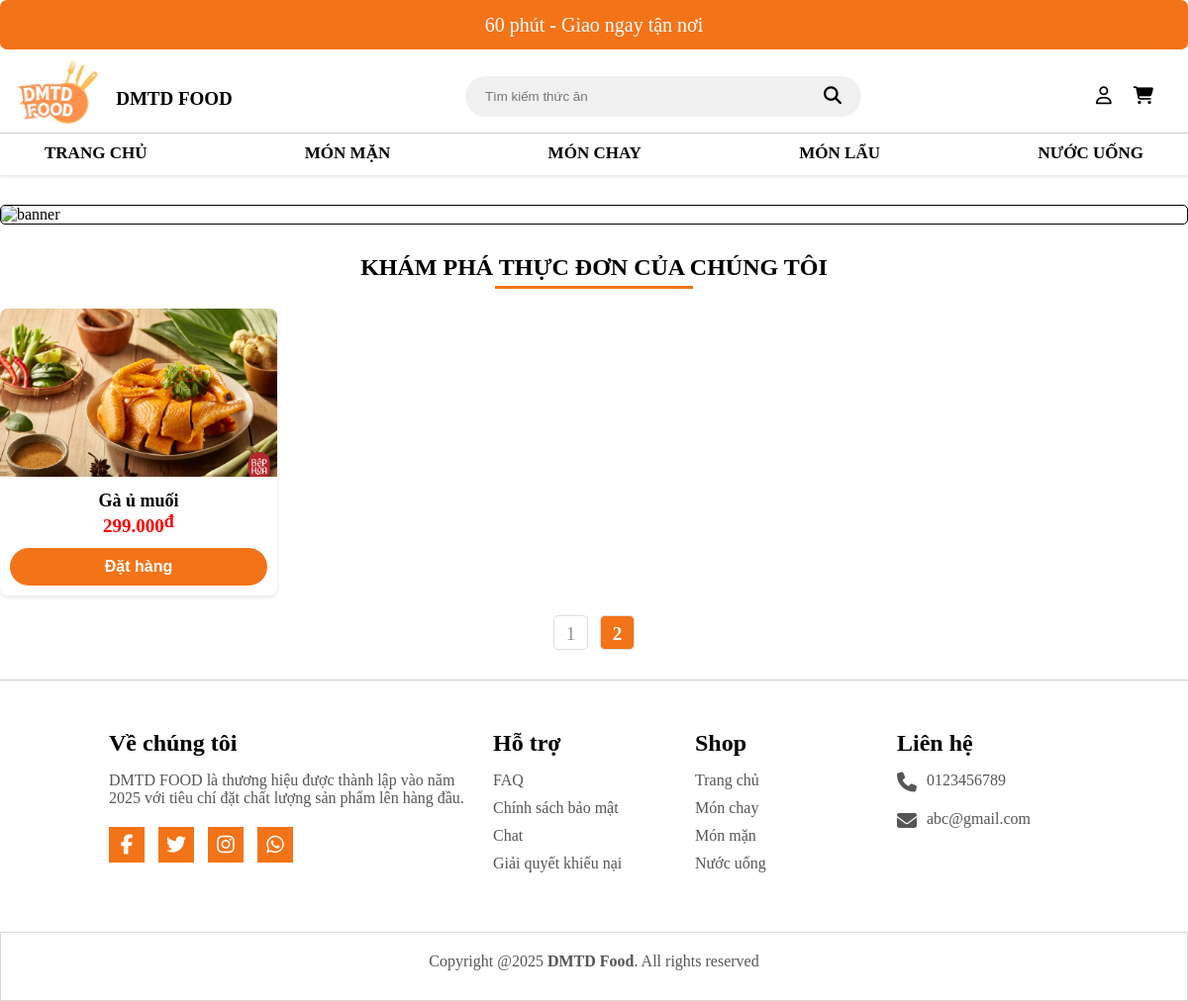
Screenshot of /controller/index.php?page=2 with the database file from the repository.
### tables this page shows
CREATE TABLE `sanpham` (
  `MaSP` int(250) NOT NULL,
  `MaLoaiSP` int(250) NOT NULL,
  `TenSP` varchar(70) NOT NULL,
  `DonGia` int(11) NOT NULL,
  `MoTa` varchar(250) NOT NULL,
  `HinhAnh` varchar(200) NOT NULL,
  `TrangThai` int(10) NOT NULL DEFAULT 1,
  `SoLuongBan` int(10) NOT NULL DEFAULT 0
);

### controller/index.php (called while the page is built, shortened)
<?php
include "../view/header.php";
?>
<?php
include "../model/thuvien.php";
$conn = ketnoidb();
$limit = 8;
$sql_count = "SELECT COUNT(*) AS TongSanPham FROM sanpham";
$result_count = mysqli_query($conn, $sql_count);
$row = mysqli_fetch_assoc($result_count);
$total_products = $row['TongSanPham'];
$total_pages = ceil($total_products / $limit);
$page = isset($_GET['page']) ? (int)$_GET['page'] : 1;
$products = upLoadSanPham($page, $limit);
?>
<?php include "../view/home.php"?>
<?php
include "../view/footer.php";
?>

### model/thuvien.php (called while the page is built, shortened)
<?php
function ketnoidb(){
    $serve= "localhost";
    $user = "root";
    $password = "";
    $database = "web";
    $conn= new mysqli($serve,$user,$password,$database);
    return $conn;
}
function upLoadSanPham($page = 1, $limit = 6) {
  $conn = ketnoidb();
  $offset = ($page - 1) * $limit;
  $sql = "SELECT * FROM sanpham ORDER BY MaSP DESC LIMIT $limit OFFSET $offset";
  $result = mysqli_query($conn, $sql);
  $products = [];
  while ($pro = mysqli_fetch_assoc($result)) {
      $products[] = $pro;
  }
  return $products;
}
?>

### view/home.php (the view, shortened to what this page needs)
<section>
    <div id="wrapper">
        <div class="headline">
            <div class="section-title">Khám phá thực đơn của chúng tôi</div>
            <div class="header-underline"></div>
        </div>
    </div>
<div class="products">
 <?php if (!empty($products)): ?>
        <?php foreach ($products as $product): ?>
            <div class="products-item">
                <div class="product-top">
                    <a href="#t<?= $product['MaSP'] ?>" class="product-thumb">
                        <img src="../view/img/product/<?= htmlspecialchars($product['HinhAnh']) ?>" alt="<?= htmlspecialchars($product['TenSP']) ?>">
                    </a>
                </div>
                <div class="product-info">
                    <a href="#" class="product-name"><?= htmlspecialchars($product['TenSP']) ?></a>
                    <div class="product-price">
                        <span class="price"><?= number_format($product['DonGia'], 0, ',', '.') ?><span class="currency">đ</span></span>
                    </div>
                    <form action="index.php?act=cart" method="post">
                        <input type="submit" name="addcart" value="Đặt hàng">
                    </form>
                </div>
            </div>
        <?php endforeach; ?>
    <?php else: ?>
        <p>Không có sản phẩm nào!</p>
    <?php endif; ?>
</div>
<ul class="pagination product_pagination">
    <?php for ($i = 1; $i <= $total_pages; $i++): ?>
        <li class="pagination_item <?= ($page == $i ? 'pagination_active' : '') ?>">
            <a href="../controller/index.php?page=<?= $i ?>" class="pagination_item_link">
                <?= $i ?>
            </a>
        </li>
    <?php endfor; ?>
</ul>
</section>

### view/css/style.css (style rules this page uses)
* { box-sizing: border-box; margin: 0; padding: 0; }
.pagination { display: flex; justify-content: center; align-items: center; list-style: none; }
.product_pagination { margin-bottom: 30px; }
.pagination_item { margin: 0 12px; }
.pagination_active .pagination_item_link { background-color: #f37319; color: white; }
.pagination_item_link { display: block; color: #939393; font-weight: 350; font-size: 1.5rem; min-width: 40px; height: 30px; text-align: center; line-height: 30px; border-radius: 3px; }
.headline { text-align: center; margin: 20px auto; }
.headline .section-title { font-size: 24px; font-weight: bold; color: #000; text-transform: uppercase; display: inline-block; }
.headline .header-underline { width: 200px; height: 3px; background-color: #f37319; margin: 5px auto 0; }
.products { list-style-type: none; padding: 0; margin: 0 auto; display: flex; justify-content: space-between; gap: 20px; flex-wrap: wrap; }
.products-item { text-align: center; border-radius: 8px; width: calc(25% - 20px); background-color: #fff; overflow: hidden; margin-bottom: 20px; box-shadow: 0 2px 4px rgba(0, 0, 0, 0.1); transition: transform 0.3s ease, box-shadow 0.3s ease; flex-direction: column; }
.product-thumb img { width: 100%; height: 170px; object-fit: cover; transition: transform 0.3s ease; }
.product-info { padding: 10px; flex-grow: 1; }
.product-name { font-size: 18px; text-decoration: none; font-weight: bold; color: black; margin-bottom: 5px; }
.product-price { font-size: 24px; margin-bottom: 10px; }
.product-price .price { font-size: 19px; font-weight: bold; color: red; }
.currency { font-size: 18px; vertical-align: top; }
input[type="submit"] { display: inline-flex; align-items: center; justify-content: center; background-color: #f37319; color: #fff; padding: 10px 20px; border: none; border-radius: 20px; cursor: pointer; width: 100%; text-align: center; font-size: 16px; font-weight: bold; transition: background-color 0.3s ease; }
.pagination { display: flex; justify-content: center; align-items: center; padding: 0; list-style: none; }
.pagination_item { margin: 0 6px; }
.pagination_item_link { display: block; text-decoration: none; color: #939393; font-weight: 400; font-size: 1.2rem; min-width: 35px; height: 35px; text-align: center; line-height: 35px; border-radius: 5px; border: 1px solid #ddd; transition: 0.3s; }
.pagination_active .pagination_item_link { background-color: #f37319; color: white; font-weight: bold; }

### view/home.php (style rules this page uses)
.headline { text-align: center; margin: 20px auto; }
.headline .section-title { font-size: 24px; font-weight: bold; color: #000; text-transform: uppercase; display: inline-block; }
.headline .header-underline { width: 200px; height: 3px; background-color: #f37319; margin: 5px auto 0; }
.products { list-style-type: none; padding: 0; margin: 0 auto; display: flex; justify-content: space-between; gap: 20px; flex-wrap: wrap; }
.products-item { text-align: center; border-radius: 8px; width: calc(25% - 20px); background-color: #fff; overflow: hidden; margin-bottom: 20px; box-shadow: 0 2px 4px rgba(0, 0, 0, 0.1); transition: transform 0.3s ease, box-shadow 0.3s ease; flex-direction: column; }
.product-thumb img { width: 100%; height: 170px; object-fit: cover; transition: transform 0.3s ease; }
.product-info { padding: 10px; flex-grow: 1; }
.product-name { font-size: 18px; text-decoration: none; font-weight: bold; color: black; margin-bottom: 5px; }
.product-price { font-size: 24px; margin-bottom: 10px; }
.product-price .price { font-size: 19px; font-weight: bold; color: red; }
.currency { font-size: 18px; vertical-align: top; }
input[type="submit"] { display: inline-flex; align-items: center; justify-content: center; background-color: #f37319; color: #fff; padding: 10px 20px; border: none; border-radius: 20px; cursor: pointer; width: 100%; text-align: center; font-size: 16px; font-weight: bold; transition: background-color 0.3s ease; }
.pagination { display: flex; justify-content: center; align-items: center; padding: 0; list-style: none; }
.product_pagination { margin-bottom: 30px; }
.pagination_item { margin: 0 6px; }
.pagination_item_link { display: block; text-decoration: none; color: #939393; font-weight: 400; font-size: 1.2rem; min-width: 35px; height: 35px; text-align: center; line-height: 35px; border-radius: 5px; border: 1px solid #ddd; transition: 0.3s; }
.pagination_active .pagination_item_link { background-color: #f37319; color: white; font-weight: bold; }

### rows the page displays
sanpham: HinhAnh (picture), TenSP "Gà ủ muối", DonGia "299.000"
